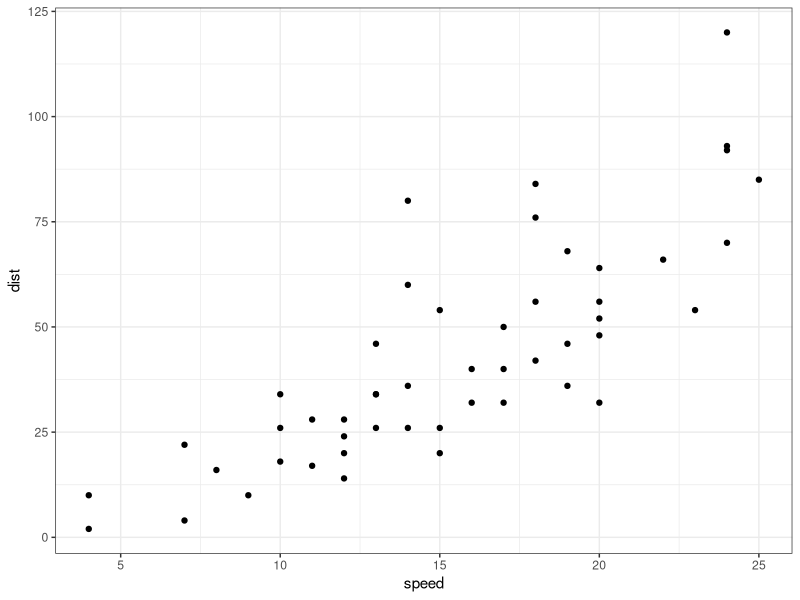

This chart was generated by the following R code:
## ---- chunk 1
if(sum(1:4) == 10) {
  print("right!")
} else {
  print("wrong!")
}
## ---- chunk 2
for(i in 1:4) { cat(i) }
## ---- chunk 3
library(ggplot2)
theme_set(theme_bw())
qplot(speed, dist, data=cars)
